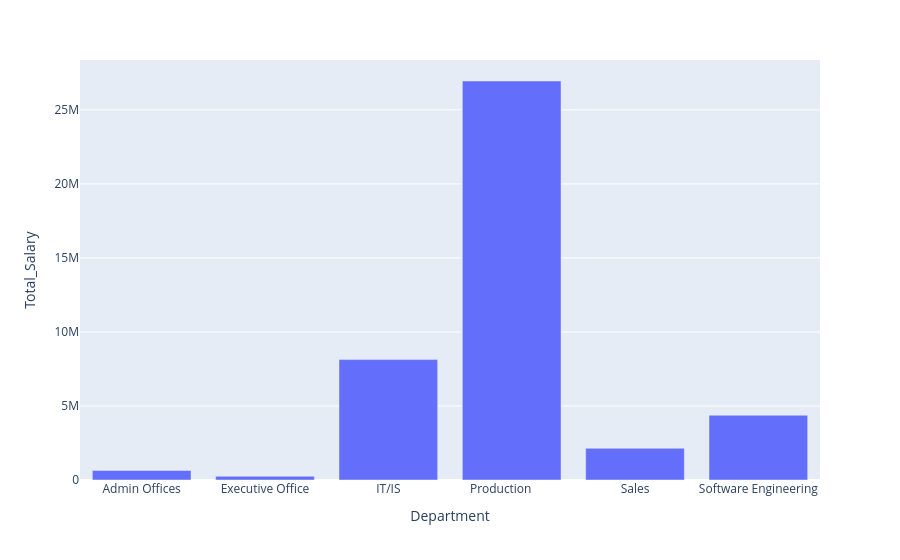

Notebook cell for this chart:
### Code cell
import plotly.express as px
fig = px.bar(hr_detail, x='Department', y='Total_Salary')
fig.show()

### Figure 1 — Plotly figure (JSON) as saved in the notebook; plotly's stock layout.template omitted (floating-point values rounded to 4 significant figures)
{"data": [{"hovertemplate": "Department=%{x}<br>Total_Salary=%{y}<extra></extra>", "legendgroup": "", "marker": {"color": "#636efa", "pattern": {"shape": ""}}, "name": "", "orientation": "v", "showlegend": false, "textposition": "auto", "type": "bar", "x": ["Admin Offices", "Executive Office", "IT/IS", "Production       ", "Sales", "Software Engineering"], "xaxis": "x", "y": [646127, 250000, 8134411, 26949336, 2140899, 4373364], "yaxis": "y"}], "layout": {"barmode": "relative", "legend": {"tracegroupgap": 0}, "margin": {"t": 60}, "xaxis": {"anchor": "y", "domain": [0, 1], "title": {"text": "Department"}}, "yaxis": {"anchor": "x", "domain": [0, 1], "title": {"text": "Total_Salary"}}}}
